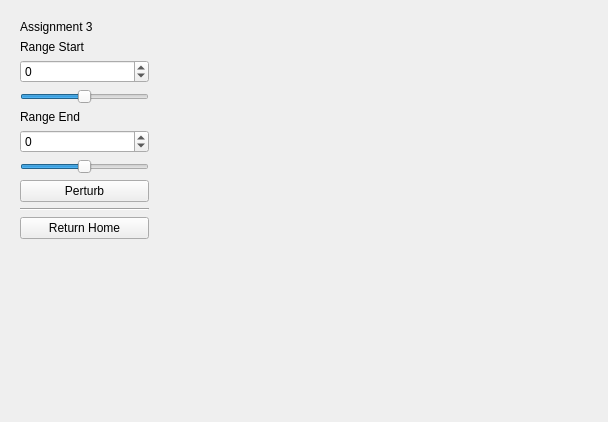
<?xml version="1.0" encoding="UTF-8"?>
<ui version="4.0">
 <class>Form</class>
 <widget class="QWidget" name="Form">
  <property name="geometry">
   <rect>
    <x>0</x>
    <y>0</y>
    <width>608</width>
    <height>422</height>
   </rect>
  </property>
  <property name="windowTitle">
   <string>Form</string>
  </property>
  <layout class="QHBoxLayout" name="horizontalLayout">
   <item>
    <widget class="QWidget" name="controlsBox" native="true">
     <layout class="QVBoxLayout" name="verticalLayout">
      <item>
       <widget class="QLabel" name="label">
        <property name="text">
         <string>Assignment 3</string>
        </property>
       </widget>
      </item>
      <item>
       <widget class="QLabel" name="rangeStartLabel">
        <property name="text">
         <string>Range Start</string>
        </property>
       </widget>
      </item>
      <item>
       <widget class="QSpinBox" name="rangeStartSpin">
        <property name="minimum">
         <number>-10</number>
        </property>
        <property name="maximum">
         <number>10</number>
        </property>
       </widget>
      </item>
      <item>
       <widget class="QSlider" name="rangeStartSlide">
        <property name="minimum">
         <number>-10</number>
        </property>
        <property name="maximum">
         <number>10</number>
        </property>
        <property name="orientation">
         <enum>Qt::Horizontal</enum>
        </property>
       </widget>
      </item>
      <item>
       <widget class="QLabel" name="rangeEndLabel">
        <property name="text">
         <string>Range End</string>
        </property>
       </widget>
      </item>
      <item>
       <widget class="QSpinBox" name="rangeEndSpin">
        <property name="minimum">
         <number>-10</number>
        </property>
        <property name="maximum">
         <number>10</number>
        </property>
       </widget>
      </item>
      <item>
       <widget class="QSlider" name="rangeEndSlide">
        <property name="minimum">
         <number>-10</number>
        </property>
        <property name="maximum">
         <number>10</number>
        </property>
        <property name="orientation">
         <enum>Qt::Horizontal</enum>
        </property>
       </widget>
      </item>
      <item>
       <widget class="QPushButton" name="goButton">
        <property name="text">
         <string>Perturb</string>
        </property>
       </widget>
      </item>
      <item>
       <widget class="Line" name="line">
        <property name="orientation">
         <enum>Qt::Horizontal</enum>
        </property>
       </widget>
      </item>
      <item>
       <widget class="QPushButton" name="homeBtn">
        <property name="text">
         <string>Return Home</string>
        </property>
       </widget>
      </item>
      <item>
       <spacer name="verticalSpacer">
        <property name="orientation">
         <enum>Qt::Vertical</enum>
        </property>
        <property name="sizeHint" stdset="0">
         <size>
          <width>20</width>
          <height>40</height>
         </size>
        </property>
       </spacer>
      </item>
     </layout>
    </widget>
   </item>
   <item>
    <spacer name="horizontalSpacer">
     <property name="orientation">
      <enum>Qt::Horizontal</enum>
     </property>
     <property name="sizeHint" stdset="0">
      <size>
       <width>439</width>
       <height>20</height>
      </size>
     </property>
    </spacer>
   </item>
  </layout>
 </widget>
 <resources/>
 <connections>
  <connection>
   <sender>rangeStartSlide</sender>
   <signal>valueChanged(int)</signal>
   <receiver>rangeStartSpin</receiver>
   <slot>setValue(int)</slot>
   <hints>
    <hint type="sourcelabel">
     <x>51</x>
     <y>114</y>
    </hint>
    <hint type="destinationlabel">
     <x>50</x>
     <y>80</y>
    </hint>
   </hints>
  </connection>
  <connection>
   <sender>rangeStartSpin</sender>
   <signal>valueChanged(int)</signal>
   <receiver>rangeStartSlide</receiver>
   <slot>setValue(int)</slot>
   <hints>
    <hint type="sourcelabel">
     <x>97</x>
     <y>80</y>
    </hint>
    <hint type="destinationlabel">
     <x>95</x>
     <y>114</y>
    </hint>
   </hints>
  </connection>
  <connection>
   <sender>rangeEndSlide</sender>
   <signal>valueChanged(int)</signal>
   <receiver>rangeEndSpin</receiver>
   <slot>setValue(int)</slot>
   <hints>
    <hint type="sourcelabel">
     <x>74</x>
     <y>210</y>
    </hint>
    <hint type="destinationlabel">
     <x>76</x>
     <y>181</y>
    </hint>
   </hints>
  </connection>
  <connection>
   <sender>rangeEndSpin</sender>
   <signal>valueChanged(int)</signal>
   <receiver>rangeEndSlide</receiver>
   <slot>setValue(int)</slot>
   <hints>
    <hint type="sourcelabel">
     <x>126</x>
     <y>184</y>
    </hint>
    <hint type="destinationlabel">
     <x>124</x>
     <y>208</y>
    </hint>
   </hints>
  </connection>
 </connections>
</ui>
